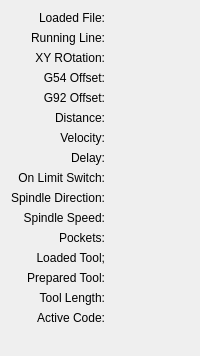
           <widget class="QWidget" name="tab__status">
            <attribute name="title">
             <string>Status</string>
            </attribute>
            <layout class="QVBoxLayout" name="verticalLayout_16">
             <item>
              <layout class="QGridLayout" name="gridLayout_7">
               <item row="14" column="0">
                <widget class="QLabel" name="label_20">
                 <property name="text">
                  <string>Tool Length:</string>
                 </property>
                 <property name="alignment">
                  <set>Qt::AlignRight|Qt::AlignTrailing|Qt::AlignVCenter</set>
                 </property>
                </widget>
               </item>
               <item row="7" column="0">
                <widget class="QLabel" name="label_13">
                 <property name="text">
                  <string>Delay:</string>
                 </property>
                 <property name="alignment">
                  <set>Qt::AlignRight|Qt::AlignTrailing|Qt::AlignVCenter</set>
                 </property>
                </widget>
               </item>
               <item row="9" column="0">
                <widget class="QLabel" name="label_15">
                 <property name="text">
                  <string>Spindle Direction:</string>
                 </property>
                 <property name="alignment">
                  <set>Qt::AlignRight|Qt::AlignTrailing|Qt::AlignVCenter</set>
                 </property>
                </widget>
               </item>
               <item row="8" column="0">
                <widget class="QLabel" name="label_14">
                 <property name="text">
                  <string>On Limit Switch:</string>
                 </property>
                 <property name="alignment">
                  <set>Qt::AlignRight|Qt::AlignTrailing|Qt::AlignVCenter</set>
                 </property>
                </widget>
               </item>
               <item row="6" column="1">
                <widget class="StatusLabel" name="statuslabel_3">
                 <property name="current_feedrate_status" stdset="0">
                  <bool>true</bool>
                 </property>
                </widget>
               </item>
               <item row="4" column="0">
                <widget class="QLabel" name="label_10">
                 <property name="text">
                  <string>G92 Offset:</string>
                 </property>
                 <property name="alignment">
                  <set>Qt::AlignRight|Qt::AlignTrailing|Qt::AlignVCenter</set>
                 </property>
                </widget>
               </item>
               <item row="0" column="1">
                <widget class="StatusLabel" name="statuslabel_2">
                 <property name="filepath_status" stdset="0">
                  <bool>true</bool>
                 </property>
                </widget>
               </item>
               <item row="5" column="0">
                <widget class="QLabel" name="label_11">
                 <property name="text">
                  <string>Distance:</string>
                 </property>
                 <property name="alignment">
                  <set>Qt::AlignRight|Qt::AlignTrailing|Qt::AlignVCenter</set>
                 </property>
                </widget>
               </item>
               <item row="12" column="0">
                <widget class="QLabel" name="label_18">
                 <property name="text">
                  <string>Loaded Tool;</string>
                 </property>
                 <property name="alignment">
                  <set>Qt::AlignRight|Qt::AlignTrailing|Qt::AlignVCenter</set>
                 </property>
                </widget>
               </item>
               <item row="13" column="0">
                <widget class="QLabel" name="label_19">
                 <property name="text">
                  <string>Prepared Tool:</string>
                 </property>
                 <property name="alignment">
                  <set>Qt::AlignRight|Qt::AlignTrailing|Qt::AlignVCenter</set>
                 </property>
                </widget>
               </item>
               <item row="0" column="0">
                <widget class="QLabel" name="label">
                 <property name="sizePolicy">
                  <sizepolicy hsizetype="Preferred" vsizetype="Preferred">
                   <horstretch>0</horstretch>
                   <verstretch>0</verstretch>
                  </sizepolicy>
                 </property>
                 <property name="text">
                  <string>Loaded File:</string>
                 </property>
                 <property name="alignment">
                  <set>Qt::AlignRight|Qt::AlignTrailing|Qt::AlignVCenter</set>
                 </property>
                </widget>
               </item>
               <item row="15" column="0">
                <widget class="QLabel" name="label_21">
                 <property name="sizePolicy">
                  <sizepolicy hsizetype="Preferred" vsizetype="Preferred">
                   <horstretch>0</horstretch>
                   <verstretch>0</verstretch>
                  </sizepolicy>
                 </property>
                 <property name="text">
                  <string>Active Code:</string>
                 </property>
                 <property name="alignment">
                  <set>Qt::AlignRight|Qt::AlignTrailing|Qt::AlignVCenter</set>
                 </property>
                </widget>
               </item>
               <item row="2" column="0">
                <widget class="QLabel" name="label_8">
                 <property name="text">
                  <string>XY ROtation:</string>
                 </property>
                 <property name="alignment">
                  <set>Qt::AlignRight|Qt::AlignTrailing|Qt::AlignVCenter</set>
                 </property>
                </widget>
               </item>
               <item row="10" column="1">
                <widget class="StatusLabel" name="statuslabel_6">
                 <property name="actual_spindle_speed_status" stdset="0">
                  <bool>true</bool>
                 </property>
                </widget>
               </item>
               <item row="6" column="0">
                <widget class="QLabel" name="label_12">
                 <property name="text">
                  <string>Velocity:</string>
                 </property>
                 <property name="alignment">
                  <set>Qt::AlignRight|Qt::AlignTrailing|Qt::AlignVCenter</set>
                 </property>
                </widget>
               </item>
               <item row="3" column="0">
                <widget class="QLabel" name="label_9">
                 <property name="text">
                  <string>G54 Offset:</string>
                 </property>
                 <property name="alignment">
                  <set>Qt::AlignRight|Qt::AlignTrailing|Qt::AlignVCenter</set>
                 </property>
                </widget>
               </item>
               <item row="15" column="1">
                <widget class="StatusLabel" name="statuslabel_4">
                 <property name="gcodes_status" stdset="0">
                  <bool>true</bool>
                 </property>
                </widget>
               </item>
               <item row="1" column="0">
                <widget class="QLabel" name="label_7">
                 <property name="text">
                  <string>Running Line:</string>
                 </property>
                 <property name="alignment">
                  <set>Qt::AlignRight|Qt::AlignTrailing|Qt::AlignVCenter</set>
                 </property>
                </widget>
               </item>
               <item row="11" column="0">
                <widget class="QLabel" name="label_17">
                 <property name="text">
                  <string>Pockets:</string>
                 </property>
                 <property name="alignment">
                  <set>Qt::AlignRight|Qt::AlignTrailing|Qt::AlignVCenter</set>
                 </property>
                </widget>
               </item>
               <item row="16" column="1">
                <widget class="StatusLabel" name="statuslabel_5">
                 <property name="mcodes_status" stdset="0">
                  <bool>true</bool>
                 </property>
                </widget>
               </item>
               <item row="10" column="0">
                <widget class="QLabel" name="label_16">
                 <property name="text">
                  <string>Spindle Speed:</string>
                 </property>
                 <property name="alignment">
                  <set>Qt::AlignRight|Qt::AlignTrailing|Qt::AlignVCenter</set>
                 </property>
                </widget>
               </item>
               <item row="16" column="0">
                <widget class="QLabel" name="label_22">
                 <property name="sizePolicy">
                  <sizepolicy hsizetype="Fixed" vsizetype="Preferred">
                   <horstretch>0</horstretch>
                   <verstretch>0</verstretch>
                  </sizepolicy>
                 </property>
                 <property name="text">
                  <string/>
                 </property>
                </widget>
               </item>
              </layout>
             </item>
            </layout>
           </widget>
